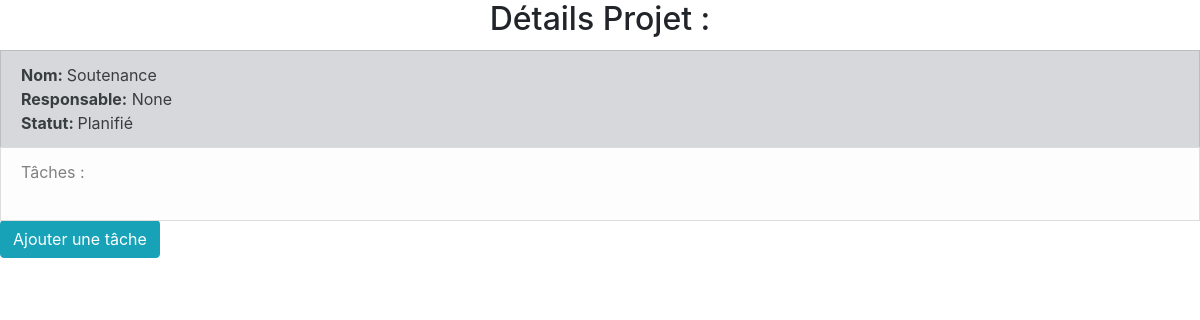
The app's page /projets/detailsProjet/42 with its own data.
### App/models.py (models this page shows)
class Projet(models.Model):
    id = models.BigAutoField(primary_key=True)
    title = models.fields.CharField(max_length=100)
    responsable = models.fields.CharField(max_length=50)
    statut_projet = models.CharField(
        choices = StatutProjetChoices.choices,
        default=StatutProjetChoices.planifie,
        max_length=50
    )
    etat_avancement_projet = models.fields.CharField(max_length=20)
    taches = models.ManyToManyField(Tache, through='Relation_Projet_Tache')
    responsable=models.ManyToManyField(Responsable, through='Relation_Projet_Responsable')

### App/views.py (the view)
# urls.py: path('projets/detailsProjet/<int:projet_id>', views.detailsProjet, name='detailsProjet'),
def detailsProjet(request, projet_id):
    projet = Projet.objects.get(pk=projet_id)
    return render(request, 'detailsProjet.html', { "projet": projet })

### App/templates/detailsProjet.html (shortened to what this page needs)
<html>
    <head>
        <link rel="stylesheet" href="https://cdn.jsdelivr.net/npm/bootstrap@4.3.1/dist/css/bootstrap.min.css">
    </head>
    <body>
    <h2 class="card-title text-center">Détails Projet : </h2>
    <li class="list-group-item list-group-item-secondary">
        <strong>Nom: </strong>{{projet.title}}<br>
        <strong>Responsable:</strong> {{projet.responsable.first}}<br>
        <strong>Statut: </strong> {{projet.statut_projet}}
    </li>
    <li class="list-group-item list-group-item-light">
        Tâches :
        <br><br>
    </li>
    <a href="{% url 'ajouterUneTache' projet_id=projet.id %}">
        <button id="btnAjouterProjet" type="button" class="btn btn-info">Ajouter une tâche</button>
    </a>
    </body>
    </html>

### records on screen
Projet: title "Soutenance", responsable.first "None", statut_projet "Planifié"
